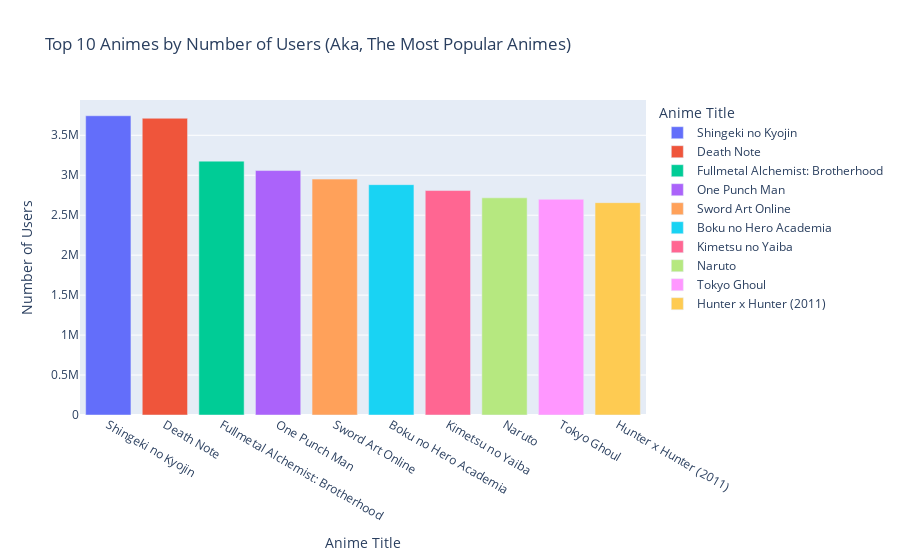

Source (notebook cell):
### Code cell
# Sort the dataframe by the number of users who have scored the anime
top_10_scored = animes.sort_values(by='Members', ascending=False).head(10)

# Create a bar chart
fig = px.bar(top_10_scored, x='Name', y='Members', labels={'Members':'Number of Users', 'Name':'Anime Title'},color='Name',
             title='Top 10 Animes by Number of Users (Aka, The Most Popular Animes)')

#Because the animes popularity is connected to the number of users that watch it, this top ten list is pretty accurate
fig.show()

### Figure 1 — Plotly figure (JSON) as saved in the notebook; plotly's stock layout.template omitted (floating-point values rounded to 4 significant figures)
{"data": [{"alignmentgroup": "True", "hovertemplate": "Anime Title=%{x}<br>Number of Users=%{y}<extra></extra>", "legendgroup": "Shingeki no Kyojin", "marker": {"color": "#636efa", "pattern": {"shape": ""}}, "name": "Shingeki no Kyojin", "offsetgroup": "Shingeki no Kyojin", "orientation": "v", "showlegend": true, "textposition": "auto", "type": "bar", "x": ["Shingeki no Kyojin"], "xaxis": "x", "y": [3744541], "yaxis": "y"}, {"alignmentgroup": "True", "hovertemplate": "Anime Title=%{x}<br>Number of Users=%{y}<extra></extra>", "legendgroup": "Death Note", "marker": {"color": "#EF553B", "pattern": {"shape": ""}}, "name": "Death Note", "offsetgroup": "Death Note", "orientation": "v", "showlegend": true, "textposition": "auto", "type": "bar", "x": ["Death Note"], "xaxis": "x", "y": [3713315], "yaxis": "y"}, {"alignmentgroup": "True", "hovertemplate": "Anime Title=%{x}<br>Number of Users=%{y}<extra></extra>", "legendgroup": "Fullmetal Alchemist: Brotherhood", "marker": {"color": "#00cc96", "pattern": {"shape": ""}}, "name": "Fullmetal Alchemist: Brotherhood", "offsetgroup": "Fullmetal Alchemist: Brotherhood", "orientation": "v", "showlegend": true, "textposition": "auto", "type": "bar", "x": ["Fullmetal Alchemist: Brotherhood"], "xaxis": "x", "y": [3176556], "yaxis": "y"}, {"alignmentgroup": "True", "hovertemplate": "Anime Title=%{x}<br>Number of Users=%{y}<extra></extra>", "legendgroup": "One Punch Man", "marker": {"color": "#ab63fa", "pattern": {"shape": ""}}, "name": "One Punch Man", "offsetgroup": "One Punch Man", "orientation": "v", "showlegend": true, "textposition": "auto", "type": "bar", "x": ["One Punch Man"], "xaxis": "x", "y": [3058666], "yaxis": "y"}, {"alignmentgroup": "True", "hovertemplate": "Anime Title=%{x}<br>Number of Users=%{y}<extra></extra>", "legendgroup": "Sword Art Online", "marker": {"color": "#FFA15A", "pattern": {"shape": ""}}, "name": "Sword Art Online", "offsetgroup": "Sword Art Online", "orientation": "v", "showlegend": true, "textposition": "auto", "type": "bar", "x": ["Sword Art Online"], "xaxis": "x", "y": [2951821], "yaxis": "y"}, {"alignmentgroup": "True", "hovertemplate": "Anime Title=%{x}<br>Number of Users=%{y}<extra></extra>", "legendgroup": "Boku no Hero Academia", "marker": {"color": "#19d3f3", "pattern": {"shape": ""}}, "name": "Boku no Hero Academia", "offsetgroup": "Boku no Hero Academia", "orientation": "v", "showlegend": true, "textposition": "auto", "type": "bar", "x": ["Boku no Hero Academia"], "xaxis": "x", "y": [2882333], "yaxis": "y"}, {"alignmentgroup": "True", "hovertemplate": "Anime Title=%{x}<br>Number of Users=%{y}<extra></extra>", "legendgroup": "Kimetsu no Yaiba", "marker": {"color": "#FF6692", "pattern": {"shape": ""}}, "name": "Kimetsu no Yaiba", "offsetgroup": "Kimetsu no Yaiba", "orientation": "v", "showlegend": true, "textposition": "auto", "type": "bar", "x": ["Kimetsu no Yaiba"], "xaxis": "x", "y": [2808712], "yaxis": "y"}, {"alignmentgroup": "True", "hovertemplate": "Anime Title=%{x}<br>Number of Users=%{y}<extra></extra>", "legendgroup": "Naruto", "marker": {"color": "#B6E880", "pattern": {"shape": ""}}, "name": "Naruto", "offsetgroup": "Naruto", "orientation": "v", "showlegend": true, "textposition": "auto", "type": "bar", "x": ["Naruto"], "xaxis": "x", "y": [2717330], "yaxis": "y"}, {"alignmentgroup": "True", "hovertemplate": "Anime Title=%{x}<br>Number of Users=%{y}<extra></extra>", "legendgroup": "Tokyo Ghoul", "marker": {"color": "#FF97FF", "pattern": {"shape": ""}}, "name": "Tokyo Ghoul", "offsetgroup": "Tokyo Ghoul", "orientation": "v", "showlegend": true, "textposition": "auto", "type": "bar", "x": ["Tokyo Ghoul"], "xaxis": "x", "y": [2699241], "yaxis": "y"}, {"alignmentgroup": "True", "hovertemplate": "Anime Title=%{x}<br>Number of Users=%{y}<extra></extra>", "legendgroup": "Hunter x Hunter (2011)", "marker": {"color": "#FECB52", "pattern": {"shape": ""}}, "name": "Hunter x Hunter (2011)", "offsetgroup": "Hunter x Hunter (2011)", "orientation": "v", "showlegend": true, "textposition": "auto", "type": "bar", "x": ["Hunter x Hunter (2011)"], "xaxis": "x", "y": [2656870], "yaxis": "y"}], "layout": {"autosize": true, "barmode": "relative", "legend": {"title": {"text": "Anime Title"}, "tracegroupgap": 0}, "title": {"text": "Top 10 Animes by Number of Users (Aka, The Most Popular Animes)"}, "xaxis": {"anchor": "y", "autorange": true, "categoryarray": ["Shingeki no Kyojin", "Death Note", "Fullmetal Alchemist: Brotherhood", "One Punch Man", "Sword Art Online", "Boku no Hero Academia", "Kimetsu no Yaiba", "Naruto", "Tokyo Ghoul", "Hunter x Hunter (2011)"], "categoryorder": "array", "domain": [0, 1], "range": [-0.5, 9.5], "title": {"text": "Anime Title"}, "type": "category"}, "yaxis": {"anchor": "x", "autorange": true, "domain": [0, 1], "range": [0, 3942000.0], "title": {"text": "Number of Users"}, "type": "linear"}}}
